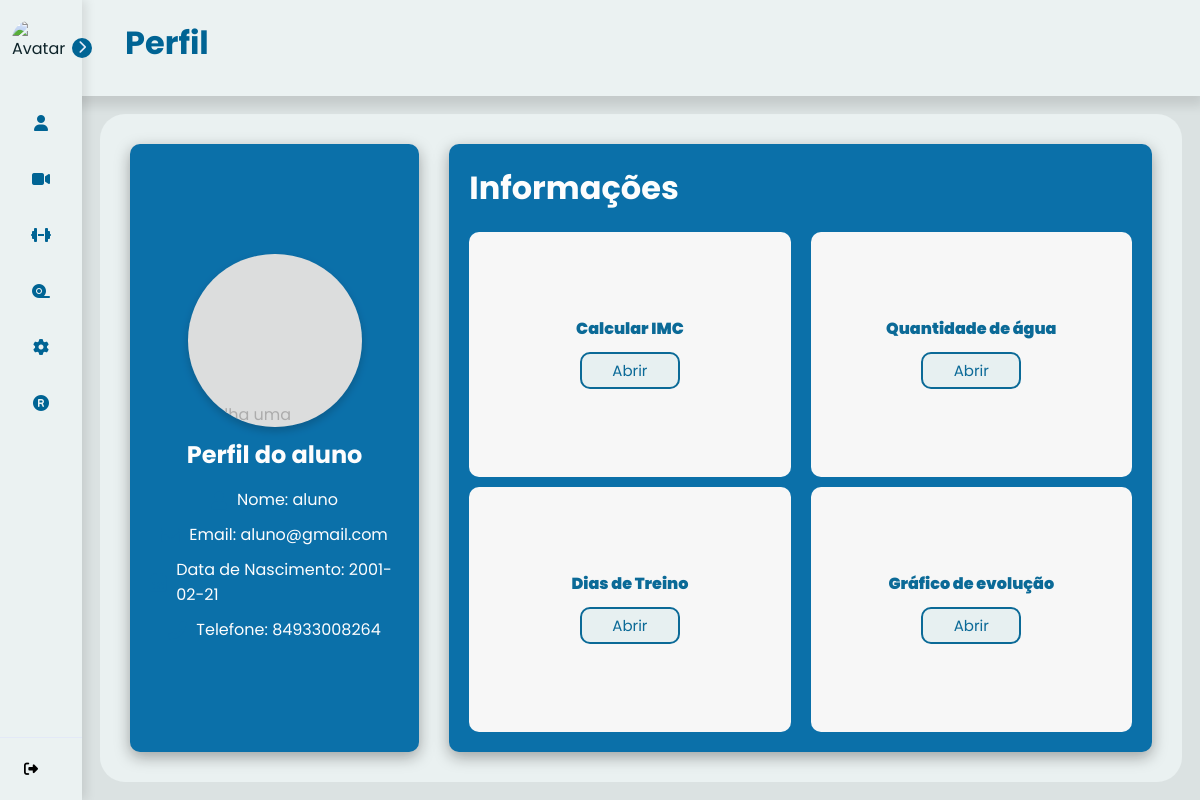
The page /profile (signed in) on the database as committed earlier.
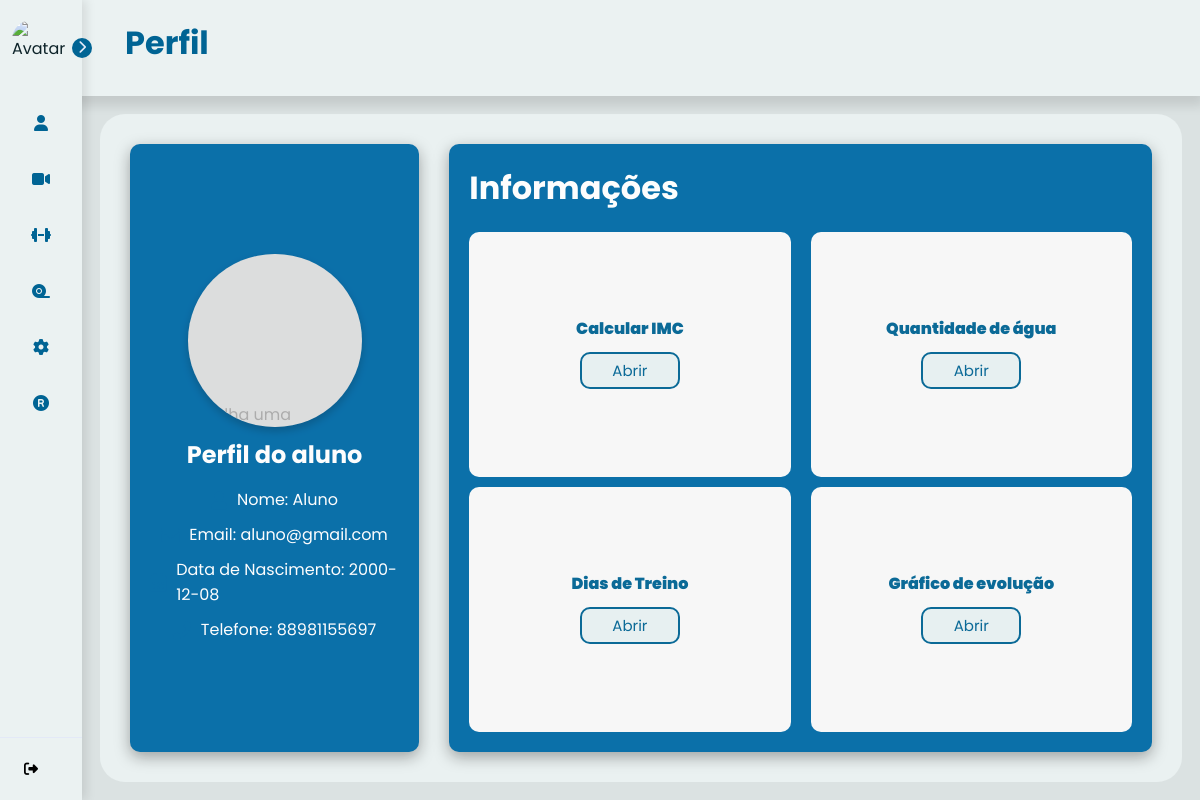
The same page on the database as committed later.
### tables this page shows
CREATE TABLE users (
    use_id INTEGER PRIMARY KEY AUTOINCREMENT,
    use_nome TEXT NOT NULL,
    use_senha TEXT NOT NULL,
    use_email TEXT NOT NULL,
    use_telefone TEXT NOT NULL,
    use_data_nascimento DATE NOT NULL,
    use_genero TEXT NOT NULL,
    use_tipo_usuario TEXT NOT NULL,
    use_dias_treino INT,
    use_horario_treino TIME,
    use_dias_trabalho INT ,
    use_horario_trabalho TIME,
    use_idade INT,
    use_peso FLOAT,
    use_altura FLOAT,
    use_foco_treino VARCHAR(90), /*foco do treino que o aluno quer desenvolver*/
    use_tipo_treino VARCHAR(90), /*tipo do treino que o personal gosta de ensinar*/
    use_contador INTEGER DEFAULT 0
);

### controllers/ProfileController.py (the view)
@profile_bp.route('/profile')
@login_required
def profile():
    user_id = current_user.get_id()
    user = User.get(user_id)
    total_treinos = Treino.contar_treinos(user_id)
    if user:
        user.total_treinos = total_treinos
        return render_template('profile.html', user_info=user)
    else:
        flash("Usuário não encontrado.")
        return redirect(url_for('index'))

### app.py (called while the page is built)
@login_manager.user_loader
def load_user(user_id):
    return User.get(user_id)

### models/Training.py (called while the page is built)
    @classmethod
    def contar_treinos(cls, user_id):
        conn = obter_conexao()
        count = conn.execute(
            'SELECT COUNT(*) FROM dias_treino WHERE user_id = ?',
            (user_id,)
        ).fetchone()[0]
        conn.close()
        return count

### models/User.py (called while the page is built)
    def get_id(self):
        return self.id

### models/__init__.py (called while the page is built)
def obter_conexao():
    conn = sqlite3.connect('database.db')
    conn.row_factory = sqlite3.Row
    return conn

### templates/profile.html (shortened to what this page needs)
{% extends "base.html" %}
{% block titlePage %} Perfil {% endblock %}
{% block content %}
<div class="profile-page">
    <div class="profile-container1">
        <label class="picture" for="picture__input" tabIndex="0">
            <span class="picture__image">Escolha uma imagem</span>
        </label>
        <h2>Perfil do {{ user_info.tipo_usuario}}</h2>
        <div class="profile-info1">
            <div class="info-item">
                <i class="fas fa-user"></i>
                <p>Nome: {{ user_info.nome }}</p>
            </div>
            <div class="info-item">
                <i class="fas fa-envelope"></i>
                <p>Email: {{ user_info.email }}</p>
            </div>
            <div class="info-item">
                <i class="fas fa-calendar-alt"></i>
                <p>Data de Nascimento: {{ user_info.data_nascimento }} </p>
            </div>
            <div class="info-item">
                <i class="fas fa-phone"></i>
                <p>Telefone: {{ user_info.telefone }}</p>
            </div>
        </div>
    </div>
    <div class="profile-container2">
        <h1>Informações</h1>
        <div class="profile-info2">
            <div class="info2-items">
                <div class="info2-item-text fas " style="color:#006494;">
                    <p>Calcular IMC</p>
                </div>
                <div class="info2-buttons" onclick="openModal('modal1')">Abrir</div>
            </div>
            <div class="info2-items">
                <div class="info2-item-text fas " style="color:#006494;">
                    <p>Quantidade de água</p>
                </div>
                <div class="info2-buttons" onclick="openModal('modal')">Abrir</div>
            </div>
            <div class="info2-items">
                <div class="info2-item-text fas " style="color:#006494;">
                    <p> Dias de Treino </p>
                </div>
                <div class="info2-buttons" onclick="openModal('modal3')">Abrir</div>
            </div>
            <div class="info2-items">
                <div class="info2-item-text fas " style="color:#006494;">
                    <p> Gráfico de evolução</p>
                </div>
                <div class="info2-buttons" onclick="openModal('modal4')">Abrir</div>
            </div>
        </div>
    </div>
</div>
{% endblock %}

Rows that differ between the two databases and show on the page:
changed users "aluno": nome "aluno" → "Aluno"; data_nascimento "2001-02-21" → "2000-12-08"; telefone "84933008264" → "88981155697"
